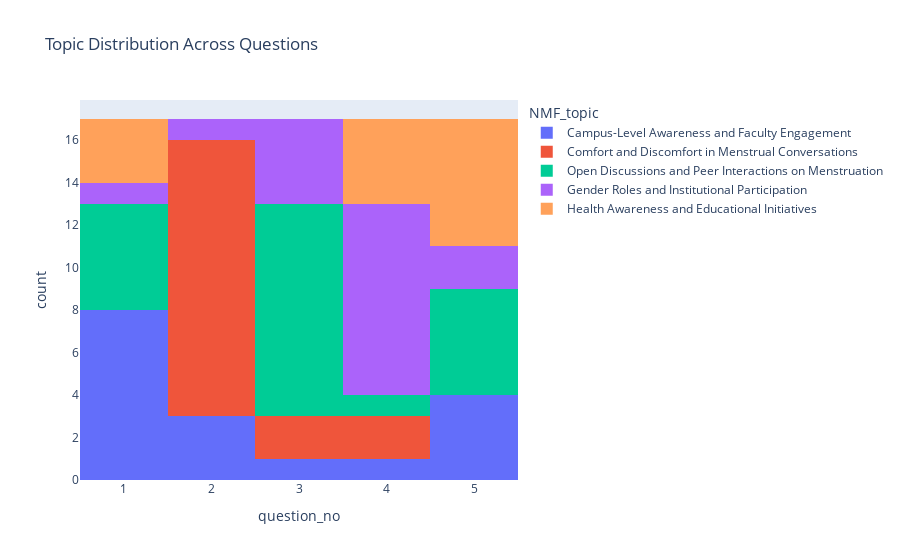

The notebook cell this image was saved under:
### Markdown cell above
##### Topic Mapping and Visualization

### Code cell
# Define topic names based on interpretation
topic_name_map = {
    0: "Open Discussions and Peer Interactions on Menstruation",
    1: "Comfort and Discomfort in Menstrual Conversations",
    2: "Health Awareness and Educational Initiatives",
    3: "Gender Roles and Institutional Participation",
    4: "Campus-Level Awareness and Faculty Engagement"
}

# Assign most dominant topic to each document (NMF example)
topic_labels = [topic_name_map[i] for i in np.argmax(W, axis=1)]
df['NMF_topic'] = topic_labels

px.histogram(df, x='question_no', color='NMF_topic',
             title='Topic Distribution Across Questions').show()

### Figure 1 — Plotly figure (JSON) as saved in the notebook; plotly's stock layout.template omitted (floating-point values rounded to 4 significant figures)
{"data": [{"alignmentgroup": "True", "bingroup": "x", "hovertemplate": "NMF_topic=Campus-Level Awareness and Faculty Engagement<br>question_no=%{x}<br>count=%{y}<extra></extra>", "legendgroup": "Campus-Level Awareness and Faculty Engagement", "marker": {"color": "#636efa", "pattern": {"shape": ""}}, "name": "Campus-Level Awareness and Faculty Engagement", "offsetgroup": "Campus-Level Awareness and Faculty Engagement", "orientation": "v", "showlegend": true, "type": "histogram", "x": [1, 5, 2, 5, 1, 2, 3, 4, 1, 5, 1, 2, 1, 1, 1, 5, 1], "xaxis": "x", "yaxis": "y"}, {"alignmentgroup": "True", "bingroup": "x", "hovertemplate": "NMF_topic=Comfort and Discomfort in Menstrual Conversations<br>question_no=%{x}<br>count=%{y}<extra></extra>", "legendgroup": "Comfort and Discomfort in Menstrual Conversations", "marker": {"color": "#EF553B", "pattern": {"shape": ""}}, "name": "Comfort and Discomfort in Menstrual Conversations", "offsetgroup": "Comfort and Discomfort in Menstrual Conversations", "orientation": "v", "showlegend": true, "type": "histogram", "x": [2, 2, 3, 4, 2, 2, 2, 2, 2, 4, 2, 2, 2, 2, 2, 3, 2], "xaxis": "x", "yaxis": "y"}, {"alignmentgroup": "True", "bingroup": "x", "hovertemplate": "NMF_topic=Open Discussions and Peer Interactions on Menstruation<br>question_no=%{x}<br>count=%{y}<extra></extra>", "legendgroup": "Open Discussions and Peer Interactions on Menstruation", "marker": {"color": "#00cc96", "pattern": {"shape": ""}}, "name": "Open Discussions and Peer Interactions on Menstruation", "offsetgroup": "Open Discussions and Peer Interactions on Menstruation", "orientation": "v", "showlegend": true, "type": "histogram", "x": [3, 3, 5, 1, 1, 3, 3, 5, 1, 1, 3, 3, 3, 5, 3, 3, 4, 5, 3, 1, 5], "xaxis": "x", "yaxis": "y"}, {"alignmentgroup": "True", "bingroup": "x", "hovertemplate": "NMF_topic=Gender Roles and Institutional Participation<br>question_no=%{x}<br>count=%{y}<extra></extra>", "legendgroup": "Gender Roles and Institutional Participation", "marker": {"color": "#ab63fa", "pattern": {"shape": ""}}, "name": "Gender Roles and Institutional Participation", "offsetgroup": "Gender Roles and Institutional Participation", "orientation": "v", "showlegend": true, "type": "histogram", "x": [4, 4, 4, 5, 4, 3, 4, 4, 5, 3, 3, 4, 1, 2, 4, 3, 4], "xaxis": "x", "yaxis": "y"}, {"alignmentgroup": "True", "bingroup": "x", "hovertemplate": "NMF_topic=Health Awareness and Educational Initiatives<br>question_no=%{x}<br>count=%{y}<extra></extra>", "legendgroup": "Health Awareness and Educational Initiatives", "marker": {"color": "#FFA15A", "pattern": {"shape": ""}}, "name": "Health Awareness and Educational Initiatives", "offsetgroup": "Health Awareness and Educational Initiatives", "orientation": "v", "showlegend": true, "type": "histogram", "x": [1, 5, 4, 5, 4, 5, 1, 4, 5, 1, 5, 4, 5], "xaxis": "x", "yaxis": "y"}], "layout": {"barmode": "relative", "legend": {"title": {"text": "NMF_topic"}, "tracegroupgap": 0}, "title": {"text": "Topic Distribution Across Questions"}, "xaxis": {"anchor": "y", "domain": [0, 1], "title": {"text": "question_no"}}, "yaxis": {"anchor": "x", "domain": [0, 1], "title": {"text": "count"}}}}
